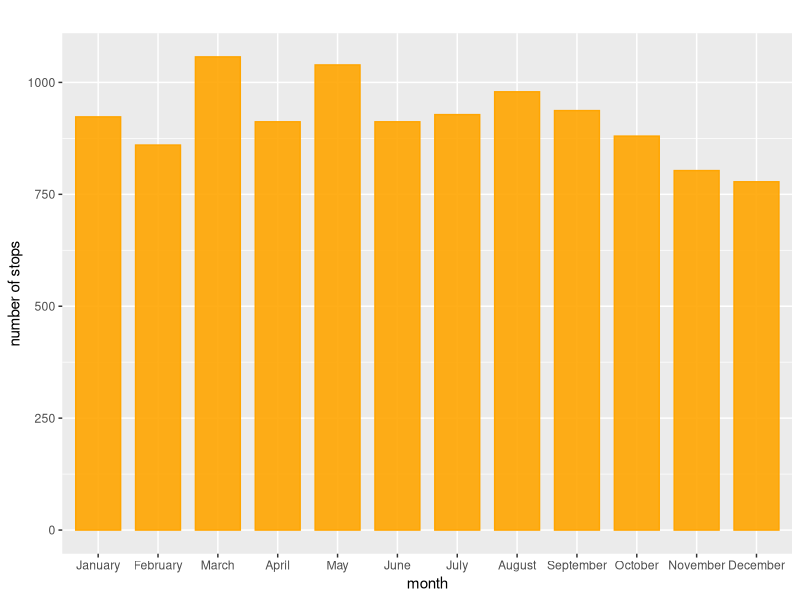
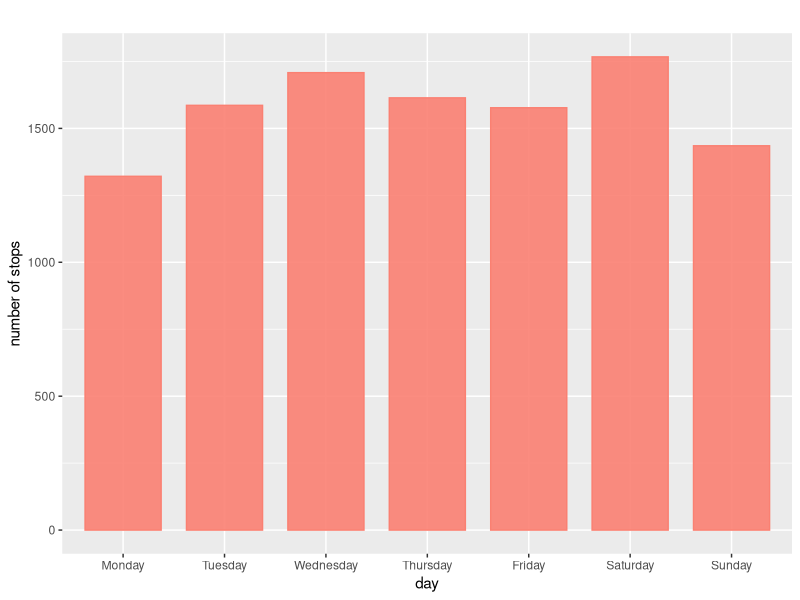
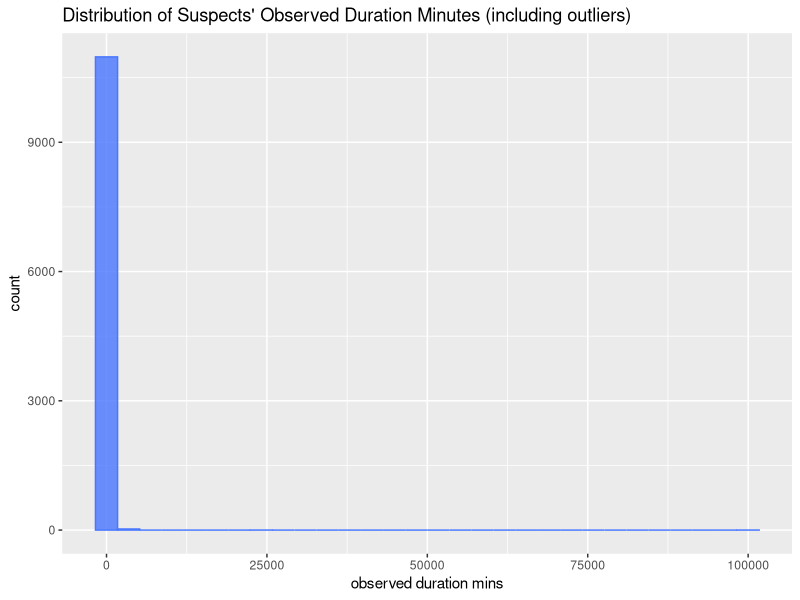
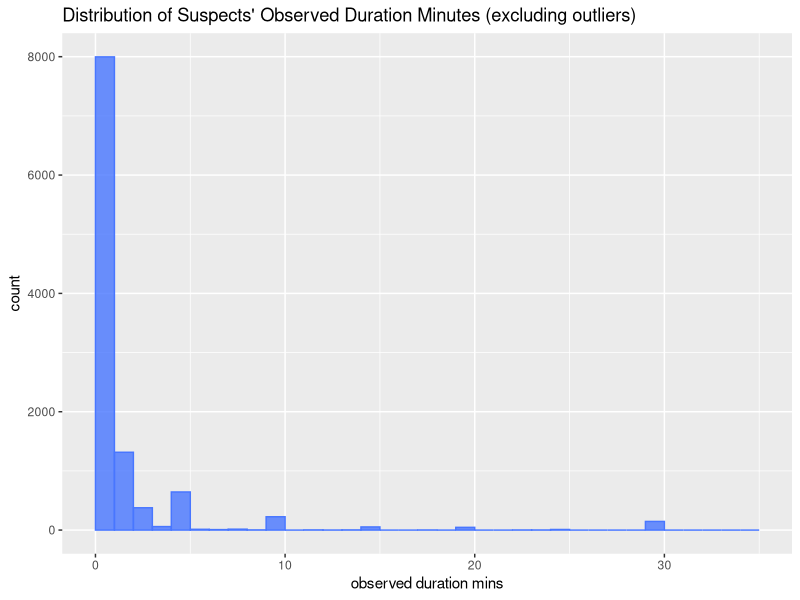
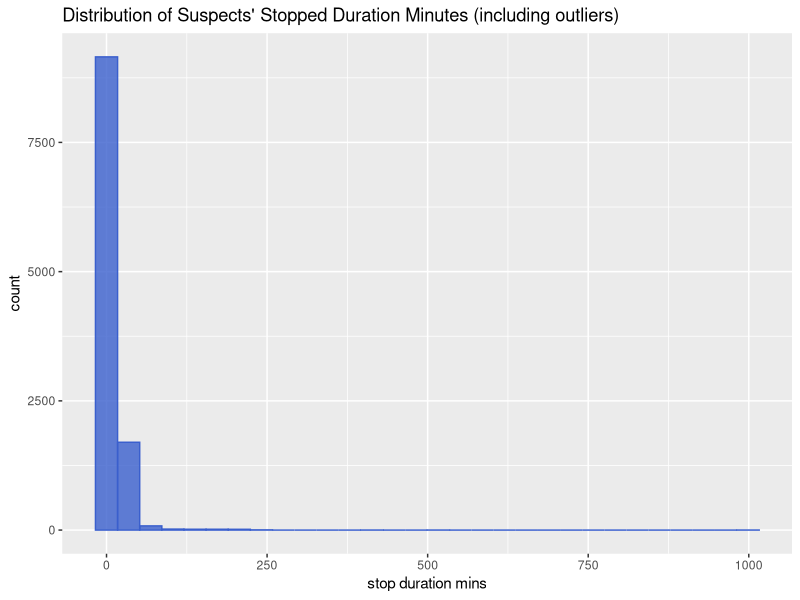
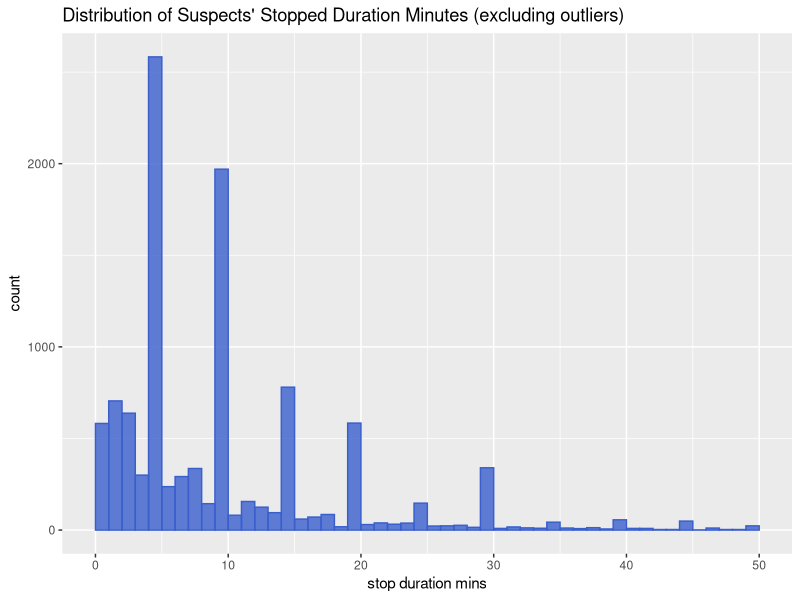
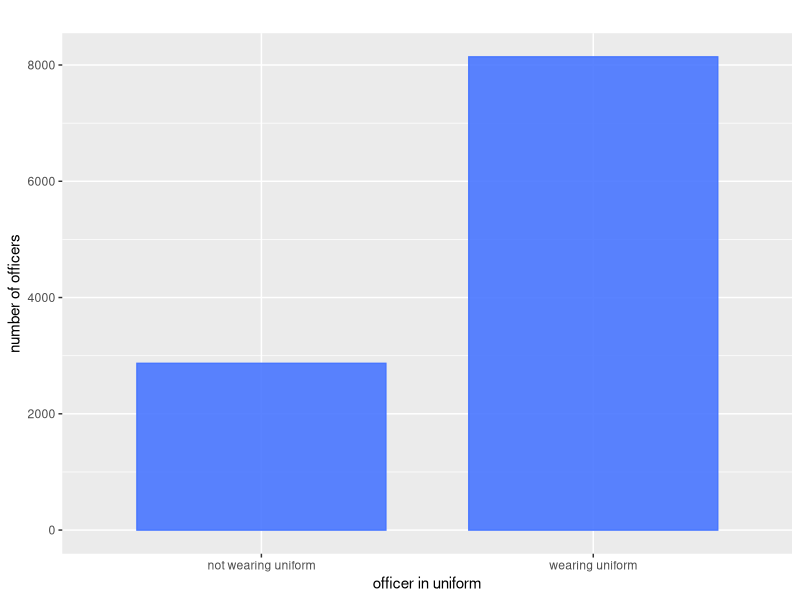
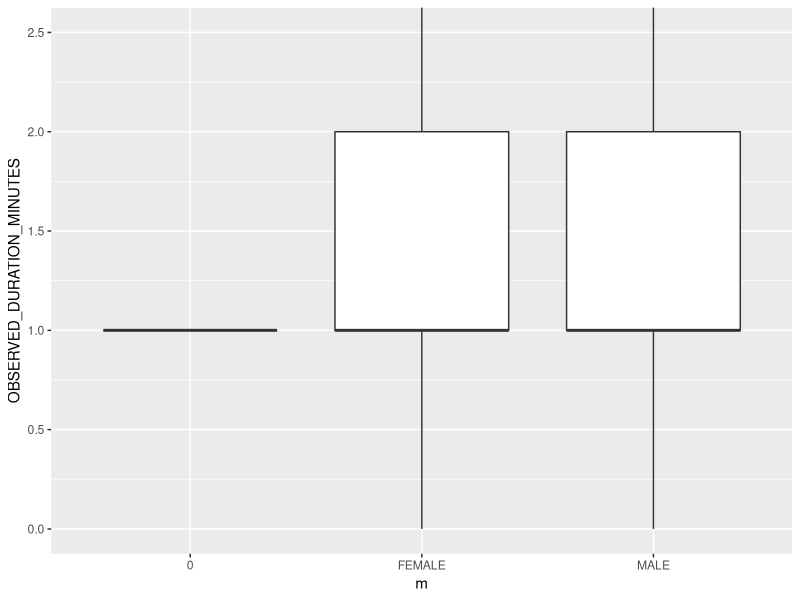

Recreate these plots in R, in order.
## ---- chunk 1
NYPD <- read.csv("Data/2018_sqf_database-abbr.csv")
install.packages("tidyverse")
library(tidyverse)
library(ggplot2)
## ---- chunk 2
# the number of stops in each month in the year 2018
# MONTH2: categorical variable
reorder_month <- c("January","February","March","April","May","June","July","August","September","October","November","December")
NYPD$MONTH2 = factor(NYPD$MONTH2,levels=reorder_month)
ggplot(NYPD, aes(MONTH2)) + geom_bar(alpha=0.90, colour="orange", fill="orange",width=0.75) + labs(title="", y="number of stops", x="month")
## ---- chunk 3
# DAY2: Day when ppl are stopped

reorder_day <- c("Monday","Tuesday","Wednesday","Thursday","Friday","Saturday","Sunday")
NYPD$DAY2 = factor(NYPD$DAY2,levels=reorder_day)
ggplot(NYPD, aes(DAY2)) + geom_bar(alpha=0.90, colour="salmon", fill="salmon",width=0.75) + labs(title="", y="number of stops", x="day")
## ---- chunk 4
# Visualize: Stop Frisk Time: Time when ppl are stopped （清晨、深夜）

# Function: rounding(inputNum, totalNum)
rounding <- function(inputNum, totalNum) {
   m <- totalNum/2
   if(inputNum < m){
     # round down
   }
   else{
     #round up
   }
}

hour<-NYPD$Stop.Frisk.Time
for(i in 1:length(hour)){
  hourBefore <- substring(hour[i],4,5)
}
## ---- chunk 5
# male vs female: dataframe
df_male_officer <- NYPD[NYPD$ISSUING_OFFICER_RANK == "POM",]
df_female_officer <- NYPD[NYPD$ISSUING_OFFICER_RANK == "POF",]
head(df_male_officer)
head(df_female_officer)
nrow(df_male_officer)
nrow(df_female_officer)
## ---- chunk 6


# function: exclude outliers from the dataframe (only for numeric values); need to input a numeric vector

exclude_outliers <- function(x){
  Q1 <- quantile(x, .25)
  Q3 <- quantile(x, .75)
  IQR <- Q3-Q1
  outlier <- x<Q1-1.5*IQR | x>Q3+1.5*IQR
  clean_x <- x[!outlier]
  return(clean_x)
}
ex_out <- exclude_outliers(NYPD$OBSERVED_DURATION_MINUTES)
print(ex_out)
## ---- chunk 7
## Observed duration minutes.

# Histogram --- Not excluded outliers
ggplot(NYPD,aes(OBSERVED_DURATION_MINUTES)) + geom_histogram(colour = "royalblue1", fill = "royalblue1",alpha=0.8) + labs(title="Distribution of Suspects' Observed Duration Minutes (including outliers)", y="count", x="observed duration mins")

# Histogram --- excluded outliers
table(NYPD$OBSERVED_DURATION_MINUTES)
ggplot(NYPD,aes(OBSERVED_DURATION_MINUTES)) + geom_histogram(breaks=seq(0,35,by=1), colour = "royalblue1", fill = "royalblue1",alpha=0.8) + labs(title="Distribution of Suspects' Observed Duration Minutes (excluding outliers)", y="count", x="observed duration mins")


## Stop duration minutes.

# Histogram --- Not excluded outliers
ggplot(NYPD,aes(STOP_DURATION_MINUTES)) + geom_histogram(colour = "royalblue3", fill = "royalblue3",alpha=0.8) + labs(title="Distribution of Suspects' Stopped Duration Minutes (including outliers)", y="count", x="stop duration mins") 

# Histogram --- excluded outliers
table(NYPD$STOP_DURATION_MINUTES)
ggplot(NYPD,aes(STOP_DURATION_MINUTES)) + geom_histogram(breaks=seq(0,50,by=1), colour = "royalblue3", fill = "royalblue3",alpha=0.8) + labs(title="Distribution of Suspects' Stopped Duration Minutes (excluding outliers)", y="count", x="stop duration mins") 

## ---- chunk 8
# SUSPECTED_CRIME_DESCRIPTION
## ---- chunk 9
# FRISKED_FLAG into dataframe
## ---- chunk 10
# SEARCHED_FLAG into dataframe
## ---- chunk 11
# OFFICER_IN_UNIFORM_FLAG
NYPD[NYPD$OFFICER_IN_UNIFORM_FLAG==0,"OFFICER_IN_UNIFORM_FLAG"] <- "not wearing uniform"
NYPD[NYPD$OFFICER_IN_UNIFORM_FLAG==1,"OFFICER_IN_UNIFORM_FLAG"] <- "wearing uniform"
table(NYPD$OFFICER_IN_UNIFORM_FLAG)
ggplot(NYPD, aes(OFFICER_IN_UNIFORM_FLAG)) + geom_bar(alpha=0.90, colour="royalblue1", fill="royalblue1",width=0.75) + labs(title="", y="number of officers", x="officer in uniform")

## ---- chunk 12
# SUSPECT_ARRESTED_FLAG 比对
## ---- chunk 13
# function1: variable X VS observe duration minutes (boxplots && scatterpoots)
observe_time_relation <- function(m){
  if(class(m) == "character"){
  ggplot(NYPD, aes(x = m, y = OBSERVED_DURATION_MINUTES)) + geom_boxplot(outlier.shape = NA) + coord_cartesian(ylim=c(0, 2.5))
}
else{
  ggplot(NYPD, aes(m, OBSERVED_DURATION_MINUTES)) + geom_point(outlier.shape = NA)
}
}


# function2: variable X VS stop duration minutes (boxplots && scatterpoots)
stop_time_relation <- function(n){
  if(class(n) == "character"){
  ggplot(NYPD, aes(x = n, y = STOP_DURATION_MINUTES)) + geom_boxplot(outlier.shape = NA) + coord_cartesian(ylim=c(0, 20))
}
else{
  ggplot(NYPD, aes(n, STOP_DURATION_MINUTES)) + geom_point()
}
}

observe_time_relation(NYPD$SUSPECT_SEX)

## ---- chunk 14
# SUSPECT_REPORTED_AGE
# HOW TO REMOVE 0s??
class(NYPD$SUSPECT_REPORTED_AGE)
ggplot(NYPD,aes(SUSPECT_REPORTED_AGE)) + geom_histogram(colour = "orange3", fill = "orange3",alpha=0.8) + labs(title="", y="count", x="suspect reported age")

## ---- chunk 15
# SUSPECT_SEX
class(NYPD$SUSPECT_SEX)
ggplot(NYPD, aes(SUSPECT_SEX)) + geom_bar(alpha=0.90, colour="salmon", fill="salmon",width=0.75) + labs(title="", y="count", x="suspect sex")
## ---- chunk 16
# SUSPECT_RACE_DESCRIPTION
class(NYPD$SUSPECT_RACE_DESCRIPTION)
ggplot(NYPD, aes(SUSPECT_RACE_DESCRIPTION)) + geom_bar(alpha=0.90, colour="salmon", fill="salmon",width=0.5) + labs(title="", y="count", x="suspect race description") + theme(axis.text.x=element_text(size=4.1))
## ---- chunk 17
# SUSPECT_HEIGHT 
# we remove NAs here
class(NYPD$SUSPECT_HEIGHT)
max(NYPD$SUSPECT_HEIGHT,na.rm=TRUE)
NYPD$SUSPECT_HEIGHT <- as.numeric(NYPD$SUSPECT_HEIGHT)
ggplot(NYPD,aes(SUSPECT_HEIGHT),na.rm=TRUE) + geom_histogram(colour = "orange3", fill = "orange3",alpha=0.8) + labs(title="", y="count", x="suspect height")


ggplot(NYPD, aes(SUSPECT_HEIGHT, OBSERVED_DURATION_MINUTES)) + geom_point(outlier.shape = NA) + coord_cartesian(ylim=c(0, 500))
## ---- chunk 18
# SUSPECT_WEIGHT
# we remove NAs here
class(NYPD$SUSPECT_WEIGHT)
max(NYPD$SUSPECT_WEIGHT,na.rm=TRUE)
NYPD$SUSPECT_WEIGHT <- as.numeric(NYPD$SUSPECT_WEIGHT)
ggplot(NYPD,aes(SUSPECT_WEIGHT),na.rm=TRUE) + geom_histogram(colour = "orange3", fill = "orange3",alpha=0.8) + labs(title="", y="count", x="suspect weight")
## ---- chunk 19
# SUSPECT_BODY_BUILD_TYPE
class(NYPD$SUSPECT_BODY_BUILD_TYPE)
ggplot(NYPD, aes(SUSPECT_BODY_BUILD_TYPE)) + geom_bar(alpha=0.90, colour="tomato", fill="tomato",width=0.5) + labs(title="", y="count", x="suspect body build type")
## ---- chunk 20
# SUSPECT_EYE_COLOR
unique(NYPD$SUSPECT_EYE_COLOR)
ggplot(NYPD, aes(SUSPECT_EYE_COLOR)) + geom_bar(alpha=0.90, colour="tomato", fill="tomato",width=0.5) + labs(title="", y="count", x="suspect eye color")
## ---- chunk 21
# SUSPECT_HAIR_COLOR
unique(NYPD$SUSPECT_HAIR_COLOR)
ggplot(NYPD, aes(SUSPECT_HAIR_COLOR)) + geom_bar(alpha=0.90, colour="tomato", fill="tomato",width=0.5) + labs(title="", y="count", x="suspect hair color")
## ---- chunk 22
# STOP_LOCATION_BORO_NAME
table(NYPD$STOP_LOCATION_BORO_NAME)
ggplot(NYPD, aes(STOP_LOCATION_BORO_NAME)) + geom_bar(alpha=0.90, colour="orange3", fill="orange3",width=0.5) + labs(title="", y="count", x="stop borough")


# To verify function1 and function2 //
# Borough VS Stop Time
mean(NYPD$STOP_DURATION_MINUTES)
median(NYPD$STOP_DURATION_MINUTES)
ggplot(NYPD, aes(x = STOP_LOCATION_BORO_NAME, y = STOP_DURATION_MINUTES)) + geom_boxplot(outlier.shape = NA) + coord_cartesian(ylim=c(0, 20))

# Borough VS Observe Time
mean(NYPD$OBSERVED_DURATION_MINUTES)
median(NYPD$OBSERVED_DURATION_MINUTES)
ggplot(NYPD, aes(x = STOP_LOCATION_BORO_NAME, y = OBSERVED_DURATION_MINUTES)) + geom_boxplot(outlier.shape = NA) + coord_cartesian(ylim=c(0, 2.5))
